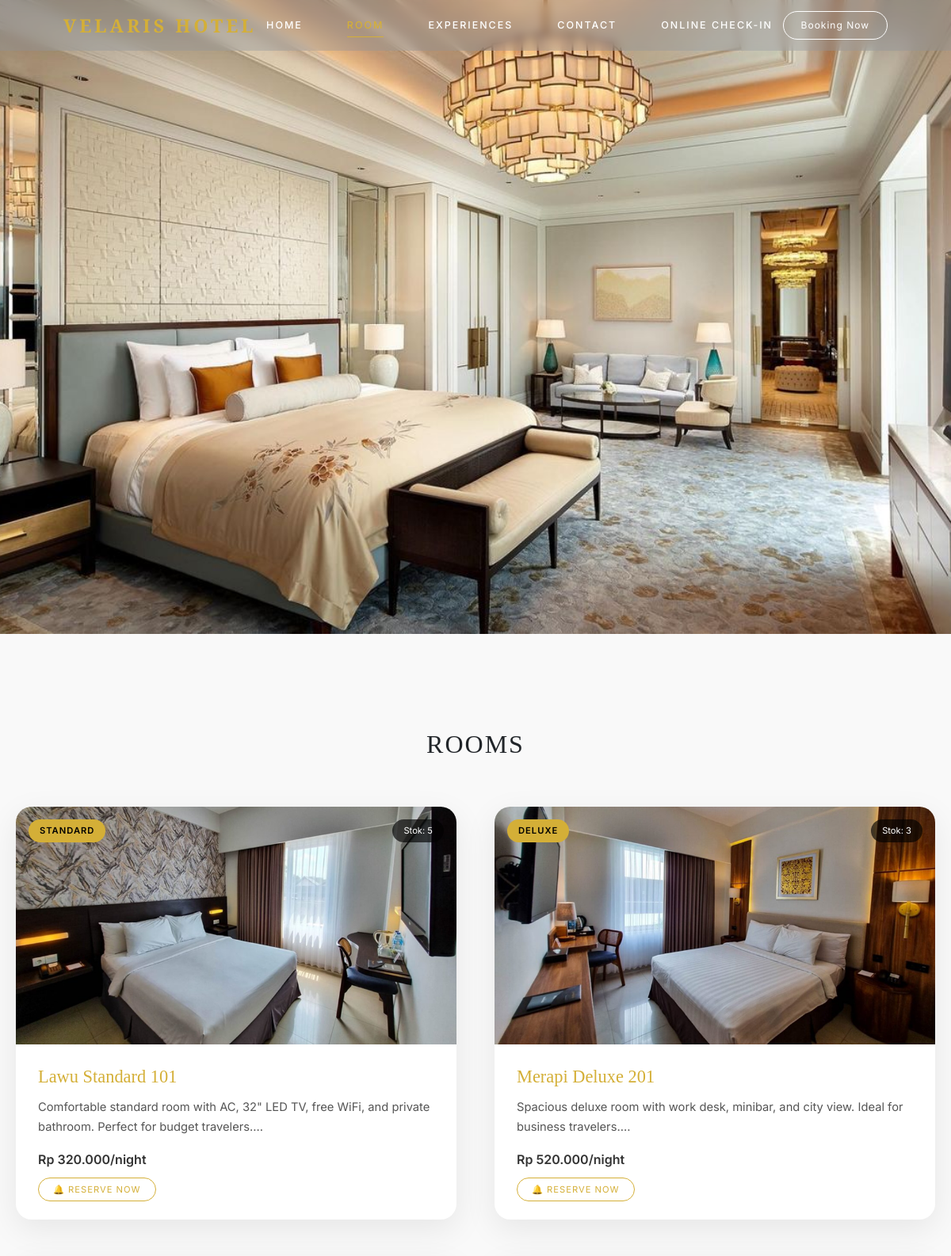
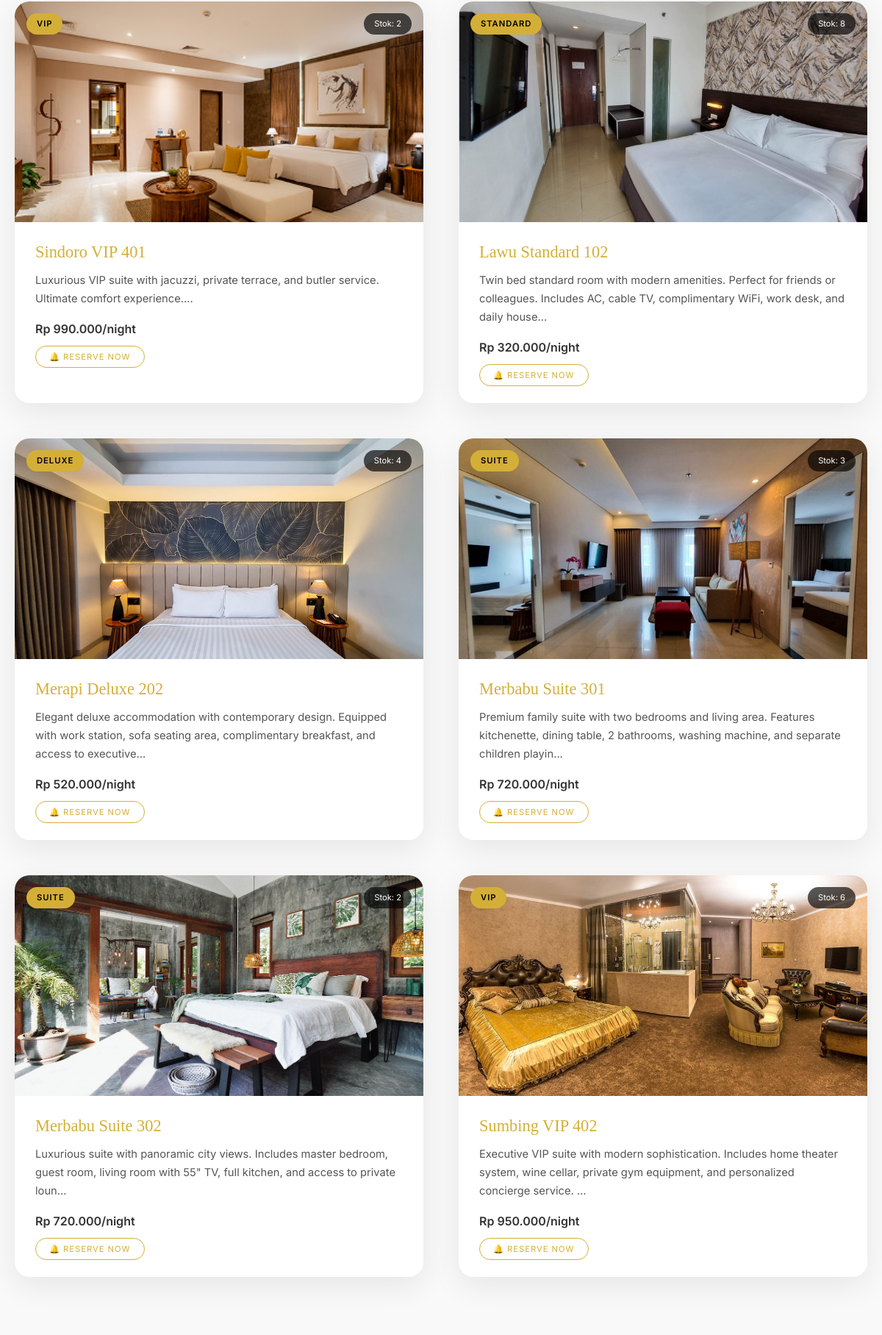
The page /rooms.php (upper part) on the database its author committed (2 pictures, top to bottom).
### tables this page shows
CREATE TABLE `kamar` (
  `id_kamar` int NOT NULL,
  `nama_kamar` varchar(100) NOT NULL,
  `tipe_kamar` varchar(50) NOT NULL,
  `harga` decimal(10,2) NOT NULL,
  `deskripsi` text,
  `foto_kamar` varchar(255) DEFAULT NULL,
  `stok` int NOT NULL DEFAULT '0'
);

### rooms.php (the view, shortened to what this page needs)
<?php
$db = new Koneksi();
$conn = $db->getKoneksi();
$kamar = $conn->query("SELECT * FROM kamar");
require_once "components/header.php";
?>
<section style="height:100vh; position:relative;">
    <img src="uploads/kamar/executivesuite.jpg"
         alt="Rooms Velaris Hotel"
         style="width:100%; height:100%; object-fit:cover;">
</section>
<section class="rooms-section">
    <h2 class="rooms-title">ROOMS</h2>
    <div class="rooms-grid">
        <?php while($r = $kamar->fetch_assoc()): ?>
        <div class="room-box">
            <div class="room-img">
                <img src="uploads/kamar/<?= htmlspecialchars($r['foto_kamar']) ?>"
                     alt="<?= htmlspecialchars($r['nama_kamar']) ?>">
                <div class="room-badge">
                    <?= strtoupper($r['tipe_kamar']) ?>
                </div>
                <div class="room-stock">
                    Stok: <?= (int)$r['stok'] ?>
                </div>
            </div>
            <div class="room-content">
                <h3><?= htmlspecialchars($r['nama_kamar']) ?></h3>
                <p>
                    <?= substr(strip_tags($r['deskripsi']),0,150) ?>...
                </p>
                <div class="room-price">
                    Rp <?= number_format($r['harga'],0,',','.') ?>/night
                </div>
                <div class="room-actions">
                    <?php if($r['stok'] > 0): ?>
                        <a href="booking.php?kamar=<?= $r['id_kamar'] ?>">
                            🔔 RESERVE NOW
                        </a>
                    <?php endif; ?>
                </div>
            </div>
        </div>
        <?php endwhile; ?>
    </div>
</section>
<?php require_once "components/footer.php"; ?>

### components/header.php (style rules this page uses)
:root { --gold:#d4af37; --header-h:64px; }
body { margin:0; font-family:'Inter',sans-serif; }

### rooms.php (style rules this page uses)
.rooms-section { padding:120px 0 80px; background:#f9f9f9; }
.rooms-title { font-family:'Cinzel',serif; text-align:center; letter-spacing:2px; margin-bottom:60px; }
.rooms-grid { max-width:1200px; margin:auto; padding:0 20px; display:grid; grid-template-columns:repeat(2,1fr); gap:48px; }
.room-box { background:#fff; border-radius:20px; overflow:hidden; box-shadow:0 12px 40px rgba(0,0,0,.08); transition:.4s; }
.room-img { position:relative; height:300px; }
.room-img img { width:100%; height:100%; object-fit:cover; transition:.5s; }
.room-badge { position:absolute; top:16px; left:16px; background:#d4af37; color:#000; padding:6px 14px; font-size:.7rem; letter-spacing:1px; border-radius:20px; font-weight:600; }
.room-stock { position:absolute; top:16px; right:16px; background:rgba(0,0,0,.65); color:#fff; padding:6px 14px; font-size:.7rem; border-radius:20px; }
.room-content { padding:28px; }
.room-content h3 { font-family:'Cinzel',serif; color:#d4af37; font-size:1.4rem; margin-bottom:12px; }
.room-content p { font-size:.92rem; line-height:1.7; color:#555; }
.room-price { margin:12px 0; font-weight:600; color:#333; }
.room-actions a { font-size:.7rem; letter-spacing:1px; padding:7px 18px; border-radius:20px; border:1px solid #d4af37; color:#d4af37; text-decoration:none; }

### rows shown on the page
kamar: foto_kamar (picture), tipe_kamar "STANDARD", stok "5", nama_kamar "Lawu Standard 101", deskripsi "Comfortable standard room with AC, 32\" LED TV, free WiFi, and private bathroom. Perfect for budget travelers.", harga "320.000"
kamar: foto_kamar (picture), tipe_kamar "DELUXE", stok "3", nama_kamar "Merapi Deluxe 201", deskripsi "Spacious deluxe room with work desk, minibar, and city view. Ideal for business travelers.", harga "520.000"
kamar: foto_kamar (picture), tipe_kamar "VIP", stok "2", nama_kamar "Sindoro VIP 401", deskripsi "Luxurious VIP suite with jacuzzi, private terrace, and butler service. Ultimate comfort experience.", harga "990.000"
kamar: foto_kamar (picture), tipe_kamar "STANDARD", stok "8", nama_kamar "Lawu Standard 102", deskripsi "Twin bed standard room with modern amenities. Perfect for friends or colleagues. Includes AC, cable TV, complimentary WiFi, work desk, and daily house", harga "320.000"
kamar: foto_kamar (picture), tipe_kamar "DELUXE", stok "4", nama_kamar "Merapi Deluxe 202", deskripsi "Elegant deluxe accommodation with contemporary design. Equipped with work station, sofa seating area, complimentary breakfast, and access to executive", harga "520.000"
kamar: foto_kamar (picture), tipe_kamar "SUITE", stok "3", nama_kamar "Merbabu Suite 301", deskripsi "Premium family suite with two bedrooms and living area. Features kitchenette, dining table, 2 bathrooms, washing machine, and separate children playin", harga "720.000"
kamar: foto_kamar (picture), tipe_kamar "SUITE", stok "2", nama_kamar "Merbabu Suite 302", deskripsi "Luxurious suite with panoramic city views. Includes master bedroom, guest room, living room with 55\" TV, full kitchen, and access to private loun", harga "720.000"
kamar: foto_kamar (picture), tipe_kamar "VIP", stok "6", nama_kamar "Sumbing VIP 402", deskripsi "Executive VIP suite with modern sophistication. Includes home theater system, wine cellar, private gym equipment, and personalized concierge service.", harga "950.000"
